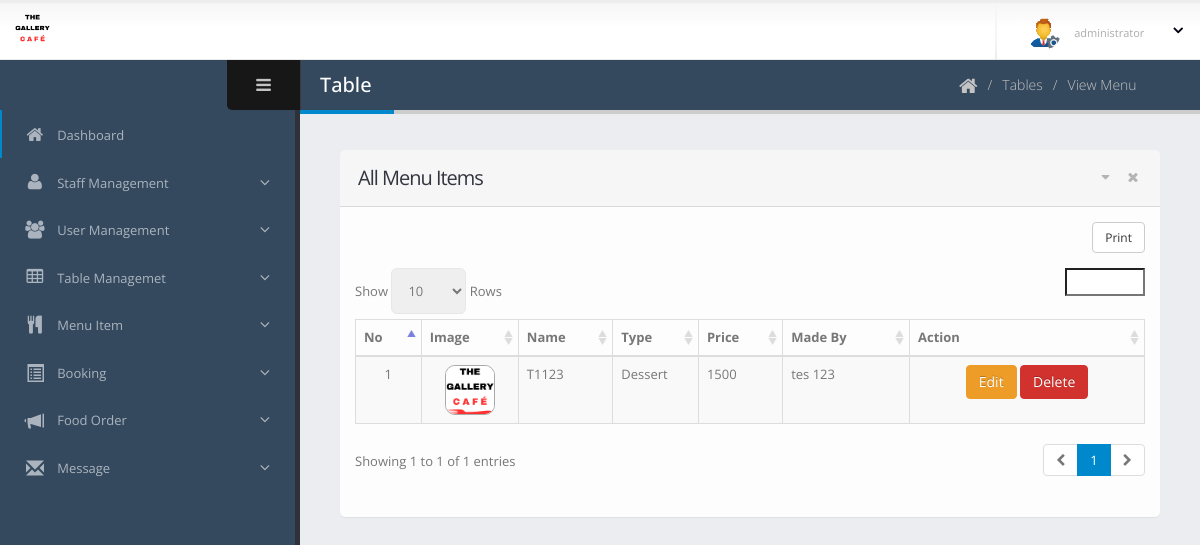
The page /dashboard/menu-list.php (signed in) on the database as committed earlier.
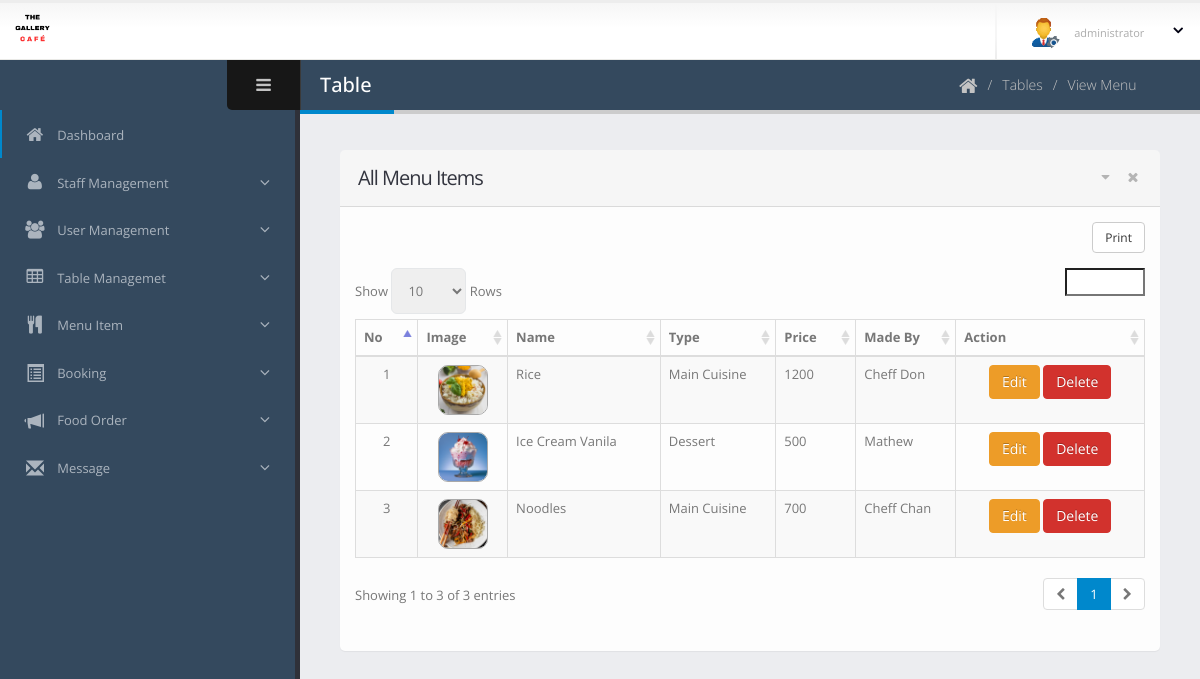
The same page on the database as committed later.
### tables this page shows
CREATE TABLE `menu_item` (
  `id` int(11) NOT NULL,
  `res_id` int(11) DEFAULT NULL,
  `item_name` varchar(200) DEFAULT NULL,
  `madeby` varchar(300) DEFAULT NULL,
  `food_type` varchar(100) NOT NULL,
  `cuisine_type` varchar(20) DEFAULT NULL,
  `price` float DEFAULT NULL,
  `image` varchar(500) DEFAULT NULL
);

### dashboard/menu-list.php (the view, shortened to what this page needs)
<?php include 'main/header.php';
?>
	<body>
		<section class="body">
			<?php include 'main/top-bar.php'; ?>
			<div class="inner-wrapper">
				<?php include 'main/left-bar.php'; ?>
				<section role="main" class="content-body">
					<header class="page-header">
						<h2>Table</h2>
						<div class="right-wrapper pull-right">
							<ol class="breadcrumbs">
								<li>
									<a href="index.php">
										<i class="fa fa-home"></i>
									</a>
								</li>
								<li><span>Tables</span></li>
								<li><span>View Menu</span></li>
							</ol>
							<a class="sidebar-right-toggle" data-open="sidebar-right"></i></a>
						</div>
					</header>
						<section class="panel">
							<header class="panel-heading">
								<div class="panel-actions">
									<a href="#" class="fa fa-caret-down"></a>
									<a href="#" class="fa fa-times"></a>
								</div>
								<h2 class="panel-title">All Menu Items</h2>
							</header>
							<div class="panel-body">
								<table class="table table-bordered table-striped mb-none" id="datatable-tabletools" data-swf-path="assets/vendor/jquery-datatables/extras/TableTools/swf/copy_csv_xls_pdf.swf">
									<thead>
										<tr>
											<th>No</th>
											<th>Image</th>
											<th>Name</th>
											<th>Type</th>
											<th>Price</th>
											<th>Made By</th>
											<th class="hidden-phone">Action</th>
										</tr>
									</thead>
									<tbody>
										<?php
										$res_id = $_SESSION['id'];
										$count = 1;
										$con = connect();
										$sql = "SELECT * FROM `menu_item` WHERE res_id = '$res_id';";
										$result = $con->query($sql);
										foreach ($result as $r) {
										?>
										<tr class="gradeX">
											<td class="center hidden-phone"><?php echo $count; ?></td>
											<td class="center hidden-phone">
												<figure class="image rounded">
													<img style="height: 50px;width: 50px;border-radius: 10px; border: 1px solid darkgray;" src="item-image/<?php echo $r['image']; ?>" alt="Item Image" >
												</figure>
											</td>
											<td><?php echo $r['item_name']; ?></td>
											<td><?php echo $r['food_type']; ?></td>
											<td><?php echo $r['price']; ?></td>
											<td><?php echo $r['madeby']; ?></td>
											<td class="center hidden-phone">
											    <a href="menu-edit.php?menu_id=<?php echo $r['id']; ?>" class="btn btn-warning">Edit</a>
												<a href="menu-manage.php?menu_id=<?php echo $r['id']; ?>" class="btn btn-danger"  onclick="if (!Done()) return false; ">Delete</a>
											</td>
										</tr>
										<?php $count++; } ?>
									</tbody>
								</table>
							</div>
						</section>
				</section>
			</div>
		</section>
	</body>
</html>

Rows that differ between the two databases and show on the page:
removed menu_item: image (picture), item_name "T1123", food_type "Dessert", price "1500", madeby "tes 123"
added menu_item: image (picture), item_name "Rice", food_type "Main Cuisine", price "1200", madeby "Cheff Don"
added menu_item: image (picture), item_name "Ice Cream Vanila", food_type "Dessert", price "500", madeby "Mathew"
added menu_item: image (picture), item_name "Noodles", food_type "Main Cuisine", price "700", madeby "Cheff Chan"
Other text that changed with them:
text written by a page script: "Print Show Rows Showing 1 to 1 of 1 entries 1" → "Print Show Rows Showing 1 to 3 of 3 entries 1"
